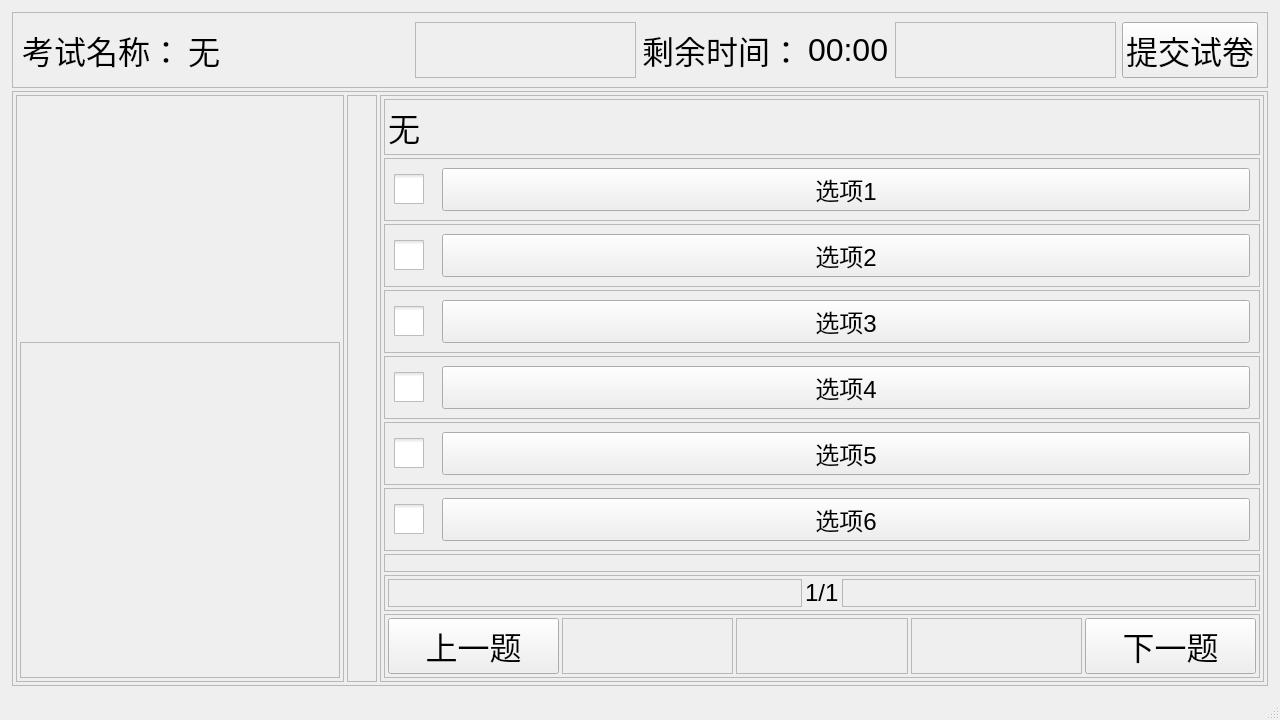
<?xml version="1.0" encoding="UTF-8"?>
<ui version="4.0">
 <class>answer_exam_window</class>
 <widget class="QMainWindow" name="answer_exam_window">
  <property name="geometry">
   <rect>
    <x>0</x>
    <y>0</y>
    <width>1280</width>
    <height>720</height>
   </rect>
  </property>
  <property name="windowTitle">
   <string>创建考试</string>
  </property>
  <widget class="QWidget" name="centralwidget">
   <layout class="QVBoxLayout" name="verticalLayout">
    <property name="spacing">
     <number>3</number>
    </property>
    <property name="leftMargin">
     <number>12</number>
    </property>
    <property name="topMargin">
     <number>12</number>
    </property>
    <property name="rightMargin">
     <number>12</number>
    </property>
    <property name="bottomMargin">
     <number>12</number>
    </property>
    <item>
     <widget class="QFrame" name="frame">
      <property name="sizePolicy">
       <sizepolicy hsizetype="Preferred" vsizetype="Maximum">
        <horstretch>0</horstretch>
        <verstretch>0</verstretch>
       </sizepolicy>
      </property>
      <property name="frameShape">
       <enum>QFrame::StyledPanel</enum>
      </property>
      <property name="frameShadow">
       <enum>QFrame::Raised</enum>
      </property>
      <layout class="QHBoxLayout" name="horizontalLayout">
       <item>
        <widget class="QLabel" name="label">
         <property name="sizePolicy">
          <sizepolicy hsizetype="Maximum" vsizetype="Preferred">
           <horstretch>0</horstretch>
           <verstretch>0</verstretch>
          </sizepolicy>
         </property>
         <property name="font">
          <font>
           <pointsize>24</pointsize>
          </font>
         </property>
         <property name="text">
          <string>考试名称：</string>
         </property>
        </widget>
       </item>
       <item>
        <widget class="QLabel" name="exam_name_label">
         <property name="font">
          <font>
           <pointsize>24</pointsize>
          </font>
         </property>
         <property name="text">
          <string>无</string>
         </property>
        </widget>
       </item>
       <item>
        <widget class="QFrame" name="frame_23">
         <property name="frameShape">
          <enum>QFrame::StyledPanel</enum>
         </property>
         <property name="frameShadow">
          <enum>QFrame::Raised</enum>
         </property>
        </widget>
       </item>
       <item>
        <widget class="QLabel" name="label_3">
         <property name="sizePolicy">
          <sizepolicy hsizetype="Maximum" vsizetype="Preferred">
           <horstretch>0</horstretch>
           <verstretch>0</verstretch>
          </sizepolicy>
         </property>
         <property name="font">
          <font>
           <pointsize>24</pointsize>
          </font>
         </property>
         <property name="text">
          <string>剩余时间：</string>
         </property>
        </widget>
       </item>
       <item>
        <widget class="QLabel" name="remaining_label">
         <property name="sizePolicy">
          <sizepolicy hsizetype="Maximum" vsizetype="Preferred">
           <horstretch>0</horstretch>
           <verstretch>0</verstretch>
          </sizepolicy>
         </property>
         <property name="font">
          <font>
           <pointsize>24</pointsize>
          </font>
         </property>
         <property name="text">
          <string>00:00</string>
         </property>
        </widget>
       </item>
       <item>
        <widget class="QFrame" name="frame_22">
         <property name="frameShape">
          <enum>QFrame::StyledPanel</enum>
         </property>
         <property name="frameShadow">
          <enum>QFrame::Raised</enum>
         </property>
        </widget>
       </item>
       <item>
        <widget class="QPushButton" name="submit_exam_button">
         <property name="sizePolicy">
          <sizepolicy hsizetype="Maximum" vsizetype="Fixed">
           <horstretch>0</horstretch>
           <verstretch>0</verstretch>
          </sizepolicy>
         </property>
         <property name="font">
          <font>
           <pointsize>24</pointsize>
          </font>
         </property>
         <property name="text">
          <string>提交试卷</string>
         </property>
        </widget>
       </item>
      </layout>
     </widget>
    </item>
    <item>
     <widget class="QFrame" name="frame_2">
      <property name="frameShape">
       <enum>QFrame::StyledPanel</enum>
      </property>
      <property name="frameShadow">
       <enum>QFrame::Raised</enum>
      </property>
      <layout class="QHBoxLayout" name="horizontalLayout_2">
       <property name="spacing">
        <number>3</number>
       </property>
       <property name="leftMargin">
        <number>3</number>
       </property>
       <property name="topMargin">
        <number>3</number>
       </property>
       <property name="rightMargin">
        <number>3</number>
       </property>
       <property name="bottomMargin">
        <number>3</number>
       </property>
       <item>
        <widget class="QFrame" name="frame_3">
         <property name="sizePolicy">
          <sizepolicy hsizetype="Maximum" vsizetype="Preferred">
           <horstretch>0</horstretch>
           <verstretch>0</verstretch>
          </sizepolicy>
         </property>
         <property name="frameShape">
          <enum>QFrame::StyledPanel</enum>
         </property>
         <property name="frameShadow">
          <enum>QFrame::Raised</enum>
         </property>
         <layout class="QVBoxLayout" name="verticalLayout_2">
          <property name="spacing">
           <number>3</number>
          </property>
          <property name="leftMargin">
           <number>3</number>
          </property>
          <property name="topMargin">
           <number>3</number>
          </property>
          <property name="rightMargin">
           <number>3</number>
          </property>
          <property name="bottomMargin">
           <number>3</number>
          </property>
          <item>
           <widget class="QLabel" name="camera_label">
            <property name="sizePolicy">
             <sizepolicy hsizetype="Maximum" vsizetype="Maximum">
              <horstretch>0</horstretch>
              <verstretch>0</verstretch>
             </sizepolicy>
            </property>
            <property name="minimumSize">
             <size>
              <width>320</width>
              <height>240</height>
             </size>
            </property>
            <property name="text">
             <string/>
            </property>
           </widget>
          </item>
          <item>
           <widget class="QFrame" name="frame_5">
            <property name="frameShape">
             <enum>QFrame::StyledPanel</enum>
            </property>
            <property name="frameShadow">
             <enum>QFrame::Raised</enum>
            </property>
           </widget>
          </item>
         </layout>
        </widget>
       </item>
       <item>
        <widget class="QFrame" name="frame_9">
         <property name="minimumSize">
          <size>
           <width>30</width>
           <height>0</height>
          </size>
         </property>
         <property name="frameShape">
          <enum>QFrame::StyledPanel</enum>
         </property>
         <property name="frameShadow">
          <enum>QFrame::Raised</enum>
         </property>
        </widget>
       </item>
       <item>
        <widget class="QFrame" name="frame_4">
         <property name="frameShape">
          <enum>QFrame::StyledPanel</enum>
         </property>
         <property name="frameShadow">
          <enum>QFrame::Raised</enum>
         </property>
         <layout class="QVBoxLayout" name="verticalLayout_6">
          <property name="spacing">
           <number>3</number>
          </property>
          <property name="leftMargin">
           <number>3</number>
          </property>
          <property name="topMargin">
           <number>3</number>
          </property>
          <property name="rightMargin">
           <number>3</number>
          </property>
          <property name="bottomMargin">
           <number>3</number>
          </property>
          <item>
           <widget class="QFrame" name="frame_6">
            <property name="sizePolicy">
             <sizepolicy hsizetype="Preferred" vsizetype="Maximum">
              <horstretch>0</horstretch>
              <verstretch>0</verstretch>
             </sizepolicy>
            </property>
            <property name="frameShape">
             <enum>QFrame::StyledPanel</enum>
            </property>
            <property name="frameShadow">
             <enum>QFrame::Raised</enum>
            </property>
            <layout class="QHBoxLayout" name="horizontalLayout_8">
             <property name="spacing">
              <number>3</number>
             </property>
             <property name="leftMargin">
              <number>3</number>
             </property>
             <property name="topMargin">
              <number>3</number>
             </property>
             <property name="rightMargin">
              <number>3</number>
             </property>
             <property name="bottomMargin">
              <number>3</number>
             </property>
             <item>
              <widget class="QLabel" name="question_name_label">
               <property name="font">
                <font>
                 <pointsize>24</pointsize>
                </font>
               </property>
               <property name="text">
                <string>无</string>
               </property>
              </widget>
             </item>
            </layout>
           </widget>
          </item>
          <item>
           <widget class="QFrame" name="option1_frame">
            <property name="sizePolicy">
             <sizepolicy hsizetype="Preferred" vsizetype="Maximum">
              <horstretch>0</horstretch>
              <verstretch>0</verstretch>
             </sizepolicy>
            </property>
            <property name="minimumSize">
             <size>
              <width>0</width>
              <height>0</height>
             </size>
            </property>
            <property name="frameShape">
             <enum>QFrame::StyledPanel</enum>
            </property>
            <property name="frameShadow">
             <enum>QFrame::Raised</enum>
            </property>
            <layout class="QHBoxLayout" name="horizontalLayout_9">
             <item>
              <widget class="QCheckBox" name="option1_check_box">
               <property name="minimumSize">
                <size>
                 <width>0</width>
                 <height>0</height>
                </size>
               </property>
               <property name="sizeIncrement">
                <size>
                 <width>0</width>
                 <height>0</height>
                </size>
               </property>
               <property name="baseSize">
                <size>
                 <width>0</width>
                 <height>0</height>
                </size>
               </property>
               <property name="font">
                <font>
                 <pointsize>16</pointsize>
                </font>
               </property>
               <property name="styleSheet">
                <string notr="true">QCheckBox::indicator 
{
   width: 30px;
   height: 30px;
}</string>
               </property>
               <property name="text">
                <string/>
               </property>
               <property name="iconSize">
                <size>
                 <width>16</width>
                 <height>16</height>
                </size>
               </property>
               <property name="autoRepeatDelay">
                <number>300</number>
               </property>
              </widget>
             </item>
             <item>
              <widget class="QFrame" name="frame_16">
               <property name="frameShape">
                <enum>QFrame::StyledPanel</enum>
               </property>
               <property name="frameShadow">
                <enum>QFrame::Raised</enum>
               </property>
              </widget>
             </item>
             <item>
              <widget class="QPushButton" name="option_button_1">
               <property name="sizePolicy">
                <sizepolicy hsizetype="Expanding" vsizetype="Preferred">
                 <horstretch>0</horstretch>
                 <verstretch>0</verstretch>
                </sizepolicy>
               </property>
               <property name="minimumSize">
                <size>
                 <width>0</width>
                 <height>40</height>
                </size>
               </property>
               <property name="font">
                <font>
                 <pointsize>18</pointsize>
                </font>
               </property>
               <property name="contextMenuPolicy">
                <enum>Qt::CustomContextMenu</enum>
               </property>
               <property name="text">
                <string>选项1</string>
               </property>
              </widget>
             </item>
            </layout>
           </widget>
          </item>
          <item>
           <widget class="QFrame" name="option2_frame">
            <property name="sizePolicy">
             <sizepolicy hsizetype="Preferred" vsizetype="Maximum">
              <horstretch>0</horstretch>
              <verstretch>0</verstretch>
             </sizepolicy>
            </property>
            <property name="frameShape">
             <enum>QFrame::StyledPanel</enum>
            </property>
            <property name="frameShadow">
             <enum>QFrame::Raised</enum>
            </property>
            <layout class="QHBoxLayout" name="horizontalLayout_11">
             <item>
              <widget class="QCheckBox" name="option2_check_box">
               <property name="font">
                <font>
                 <pointsize>12</pointsize>
                </font>
               </property>
               <property name="styleSheet">
                <string notr="true">QCheckBox::indicator 
{
   width: 30px;
   height: 30px;
}</string>
               </property>
               <property name="text">
                <string/>
               </property>
              </widget>
             </item>
             <item>
              <widget class="QFrame" name="frame_17">
               <property name="frameShape">
                <enum>QFrame::StyledPanel</enum>
               </property>
               <property name="frameShadow">
                <enum>QFrame::Raised</enum>
               </property>
              </widget>
             </item>
             <item>
              <widget class="QPushButton" name="option_button_2">
               <property name="sizePolicy">
                <sizepolicy hsizetype="Expanding" vsizetype="Preferred">
                 <horstretch>0</horstretch>
                 <verstretch>0</verstretch>
                </sizepolicy>
               </property>
               <property name="minimumSize">
                <size>
                 <width>0</width>
                 <height>40</height>
                </size>
               </property>
               <property name="font">
                <font>
                 <pointsize>18</pointsize>
                </font>
               </property>
               <property name="text">
                <string>选项2</string>
               </property>
              </widget>
             </item>
            </layout>
           </widget>
          </item>
          <item>
           <widget class="QFrame" name="option3_frame">
            <property name="sizePolicy">
             <sizepolicy hsizetype="Preferred" vsizetype="Maximum">
              <horstretch>0</horstretch>
              <verstretch>0</verstretch>
             </sizepolicy>
            </property>
            <property name="frameShape">
             <enum>QFrame::StyledPanel</enum>
            </property>
            <property name="frameShadow">
             <enum>QFrame::Raised</enum>
            </property>
            <layout class="QHBoxLayout" name="horizontalLayout_12">
             <item>
              <widget class="QCheckBox" name="option3_check_box">
               <property name="font">
                <font>
                 <pointsize>12</pointsize>
                </font>
               </property>
               <property name="styleSheet">
                <string notr="true">QCheckBox::indicator 
{
   width: 30px;
   height: 30px;
}</string>
               </property>
               <property name="text">
                <string/>
               </property>
              </widget>
             </item>
             <item>
              <widget class="QFrame" name="frame_18">
               <property name="frameShape">
                <enum>QFrame::StyledPanel</enum>
               </property>
               <property name="frameShadow">
                <enum>QFrame::Raised</enum>
               </property>
              </widget>
             </item>
             <item>
              <widget class="QPushButton" name="option_button_3">
               <property name="sizePolicy">
                <sizepolicy hsizetype="Expanding" vsizetype="Preferred">
                 <horstretch>0</horstretch>
                 <verstretch>0</verstretch>
                </sizepolicy>
               </property>
               <property name="minimumSize">
                <size>
                 <width>0</width>
                 <height>40</height>
                </size>
               </property>
               <property name="font">
                <font>
                 <pointsize>18</pointsize>
                </font>
               </property>
               <property name="text">
                <string>选项3</string>
               </property>
              </widget>
             </item>
            </layout>
           </widget>
          </item>
          <item>
           <widget class="QFrame" name="option4_frame">
            <property name="sizePolicy">
             <sizepolicy hsizetype="Preferred" vsizetype="Maximum">
              <horstretch>0</horstretch>
              <verstretch>0</verstretch>
             </sizepolicy>
            </property>
            <property name="frameShape">
             <enum>QFrame::StyledPanel</enum>
            </property>
            <property name="frameShadow">
             <enum>QFrame::Raised</enum>
            </property>
            <layout class="QHBoxLayout" name="horizontalLayout_13">
             <item>
              <widget class="QCheckBox" name="option4_check_box">
               <property name="font">
                <font>
                 <pointsize>12</pointsize>
                </font>
               </property>
               <property name="styleSheet">
                <string notr="true">QCheckBox::indicator 
{
   width: 30px;
   height: 30px;
}</string>
               </property>
               <property name="text">
                <string/>
               </property>
              </widget>
             </item>
             <item>
              <widget class="QFrame" name="frame_19">
               <property name="frameShape">
                <enum>QFrame::StyledPanel</enum>
               </property>
               <property name="frameShadow">
                <enum>QFrame::Raised</enum>
               </property>
              </widget>
             </item>
             <item>
              <widget class="QPushButton" name="option_button_4">
               <property name="sizePolicy">
                <sizepolicy hsizetype="Expanding" vsizetype="Preferred">
                 <horstretch>0</horstretch>
                 <verstretch>0</verstretch>
                </sizepolicy>
               </property>
               <property name="minimumSize">
                <size>
                 <width>0</width>
                 <height>40</height>
                </size>
               </property>
               <property name="font">
                <font>
                 <pointsize>18</pointsize>
                </font>
               </property>
               <property name="text">
                <string>选项4</string>
               </property>
              </widget>
             </item>
            </layout>
           </widget>
          </item>
          <item>
           <widget class="QFrame" name="option5_frame">
            <property name="sizePolicy">
             <sizepolicy hsizetype="Preferred" vsizetype="Maximum">
              <horstretch>0</horstretch>
              <verstretch>0</verstretch>
             </sizepolicy>
            </property>
            <property name="frameShape">
             <enum>QFrame::StyledPanel</enum>
            </property>
            <property name="frameShadow">
             <enum>QFrame::Raised</enum>
            </property>
            <layout class="QHBoxLayout" name="horizontalLayout_14">
             <item>
              <widget class="QCheckBox" name="option5_check_box">
               <property name="font">
                <font>
                 <pointsize>12</pointsize>
                </font>
               </property>
               <property name="styleSheet">
                <string notr="true">QCheckBox::indicator 
{
   width: 30px;
   height: 30px;
}</string>
               </property>
               <property name="text">
                <string/>
               </property>
              </widget>
             </item>
             <item>
              <widget class="QFrame" name="frame_20">
               <property name="frameShape">
                <enum>QFrame::StyledPanel</enum>
               </property>
               <property name="frameShadow">
                <enum>QFrame::Raised</enum>
               </property>
              </widget>
             </item>
             <item>
              <widget class="QPushButton" name="option_button_5">
               <property name="sizePolicy">
                <sizepolicy hsizetype="Expanding" vsizetype="Preferred">
                 <horstretch>0</horstretch>
                 <verstretch>0</verstretch>
                </sizepolicy>
               </property>
               <property name="minimumSize">
                <size>
                 <width>0</width>
                 <height>40</height>
                </size>
               </property>
               <property name="font">
                <font>
                 <pointsize>18</pointsize>
                </font>
               </property>
               <property name="text">
                <string>选项5</string>
               </property>
              </widget>
             </item>
            </layout>
           </widget>
          </item>
          <item>
           <widget class="QFrame" name="option6_frame">
            <property name="sizePolicy">
             <sizepolicy hsizetype="Preferred" vsizetype="Maximum">
              <horstretch>0</horstretch>
              <verstretch>0</verstretch>
             </sizepolicy>
            </property>
            <property name="frameShape">
             <enum>QFrame::StyledPanel</enum>
            </property>
            <property name="frameShadow">
             <enum>QFrame::Raised</enum>
            </property>
            <layout class="QHBoxLayout" name="horizontalLayout_16">
             <item>
              <widget class="QCheckBox" name="option6_check_box">
               <property name="font">
                <font>
                 <pointsize>12</pointsize>
                </font>
               </property>
               <property name="styleSheet">
                <string notr="true">QCheckBox::indicator 
{
   width: 30px;
   height: 30px;
}</string>
               </property>
               <property name="text">
                <string/>
               </property>
              </widget>
             </item>
             <item>
              <widget class="QFrame" name="frame_21">
               <property name="frameShape">
                <enum>QFrame::StyledPanel</enum>
               </property>
               <property name="frameShadow">
                <enum>QFrame::Raised</enum>
               </property>
              </widget>
             </item>
             <item>
              <widget class="QPushButton" name="option_button_6">
               <property name="sizePolicy">
                <sizepolicy hsizetype="Expanding" vsizetype="Preferred">
                 <horstretch>0</horstretch>
                 <verstretch>0</verstretch>
                </sizepolicy>
               </property>
               <property name="minimumSize">
                <size>
                 <width>0</width>
                 <height>40</height>
                </size>
               </property>
               <property name="font">
                <font>
                 <pointsize>18</pointsize>
                </font>
               </property>
               <property name="text">
                <string>选项6</string>
               </property>
              </widget>
             </item>
            </layout>
           </widget>
          </item>
          <item>
           <widget class="QFrame" name="frame_15">
            <property name="frameShape">
             <enum>QFrame::StyledPanel</enum>
            </property>
            <property name="frameShadow">
             <enum>QFrame::Raised</enum>
            </property>
           </widget>
          </item>
          <item>
           <widget class="QFrame" name="frame_12">
            <property name="sizePolicy">
             <sizepolicy hsizetype="Preferred" vsizetype="Maximum">
              <horstretch>0</horstretch>
              <verstretch>0</verstretch>
             </sizepolicy>
            </property>
            <property name="frameShape">
             <enum>QFrame::StyledPanel</enum>
            </property>
            <property name="frameShadow">
             <enum>QFrame::Raised</enum>
            </property>
            <layout class="QHBoxLayout" name="horizontalLayout_10">
             <property name="spacing">
              <number>3</number>
             </property>
             <property name="leftMargin">
              <number>3</number>
             </property>
             <property name="topMargin">
              <number>3</number>
             </property>
             <property name="rightMargin">
              <number>3</number>
             </property>
             <property name="bottomMargin">
              <number>3</number>
             </property>
             <item>
              <widget class="QFrame" name="frame_13">
               <property name="frameShape">
                <enum>QFrame::StyledPanel</enum>
               </property>
               <property name="frameShadow">
                <enum>QFrame::Raised</enum>
               </property>
              </widget>
             </item>
             <item>
              <widget class="QLabel" name="page_label">
               <property name="sizePolicy">
                <sizepolicy hsizetype="Maximum" vsizetype="Preferred">
                 <horstretch>0</horstretch>
                 <verstretch>0</verstretch>
                </sizepolicy>
               </property>
               <property name="font">
                <font>
                 <pointsize>18</pointsize>
                </font>
               </property>
               <property name="text">
                <string>1/1</string>
               </property>
              </widget>
             </item>
             <item>
              <widget class="QFrame" name="frame_14">
               <property name="frameShape">
                <enum>QFrame::StyledPanel</enum>
               </property>
               <property name="frameShadow">
                <enum>QFrame::Raised</enum>
               </property>
              </widget>
             </item>
            </layout>
           </widget>
          </item>
          <item>
           <widget class="QFrame" name="frame_8">
            <property name="sizePolicy">
             <sizepolicy hsizetype="Preferred" vsizetype="Maximum">
              <horstretch>0</horstretch>
              <verstretch>0</verstretch>
             </sizepolicy>
            </property>
            <property name="frameShape">
             <enum>QFrame::StyledPanel</enum>
            </property>
            <property name="frameShadow">
             <enum>QFrame::Raised</enum>
            </property>
            <layout class="QHBoxLayout" name="horizontalLayout_7">
             <property name="spacing">
              <number>3</number>
             </property>
             <property name="leftMargin">
              <number>3</number>
             </property>
             <property name="topMargin">
              <number>3</number>
             </property>
             <property name="rightMargin">
              <number>3</number>
             </property>
             <property name="bottomMargin">
              <number>3</number>
             </property>
             <item>
              <widget class="QPushButton" name="last_question_button">
               <property name="font">
                <font>
                 <pointsize>24</pointsize>
                </font>
               </property>
               <property name="text">
                <string>上一题</string>
               </property>
              </widget>
             </item>
             <item>
              <widget class="QFrame" name="frame_10">
               <property name="frameShape">
                <enum>QFrame::StyledPanel</enum>
               </property>
               <property name="frameShadow">
                <enum>QFrame::Raised</enum>
               </property>
              </widget>
             </item>
             <item>
              <widget class="QFrame" name="frame_7">
               <property name="frameShape">
                <enum>QFrame::StyledPanel</enum>
               </property>
               <property name="frameShadow">
                <enum>QFrame::Raised</enum>
               </property>
              </widget>
             </item>
             <item>
              <widget class="QFrame" name="frame_11">
               <property name="frameShape">
                <enum>QFrame::StyledPanel</enum>
               </property>
               <property name="frameShadow">
                <enum>QFrame::Raised</enum>
               </property>
              </widget>
             </item>
             <item>
              <widget class="QPushButton" name="next_question_button">
               <property name="font">
                <font>
                 <pointsize>24</pointsize>
                </font>
               </property>
               <property name="text">
                <string>下一题</string>
               </property>
              </widget>
             </item>
            </layout>
           </widget>
          </item>
         </layout>
        </widget>
       </item>
      </layout>
     </widget>
    </item>
   </layout>
  </widget>
  <widget class="QStatusBar" name="statusbar"/>
  <action name="action">
   <property name="text">
    <string>新建</string>
   </property>
   <property name="shortcut">
    <string>Ctrl+N</string>
   </property>
  </action>
  <action name="action_2">
   <property name="text">
    <string>打开</string>
   </property>
   <property name="shortcut">
    <string>Ctrl+O</string>
   </property>
  </action>
  <action name="action_4">
   <property name="text">
    <string>保存</string>
   </property>
   <property name="shortcut">
    <string>Ctrl+S</string>
   </property>
  </action>
  <action name="action_5">
   <property name="text">
    <string>另存为</string>
   </property>
   <property name="shortcut">
    <string>Ctrl+Shift+S</string>
   </property>
  </action>
  <action name="action_7">
   <property name="text">
    <string>退出</string>
   </property>
  </action>
 </widget>
 <resources/>
 <connections/>
</ui>
